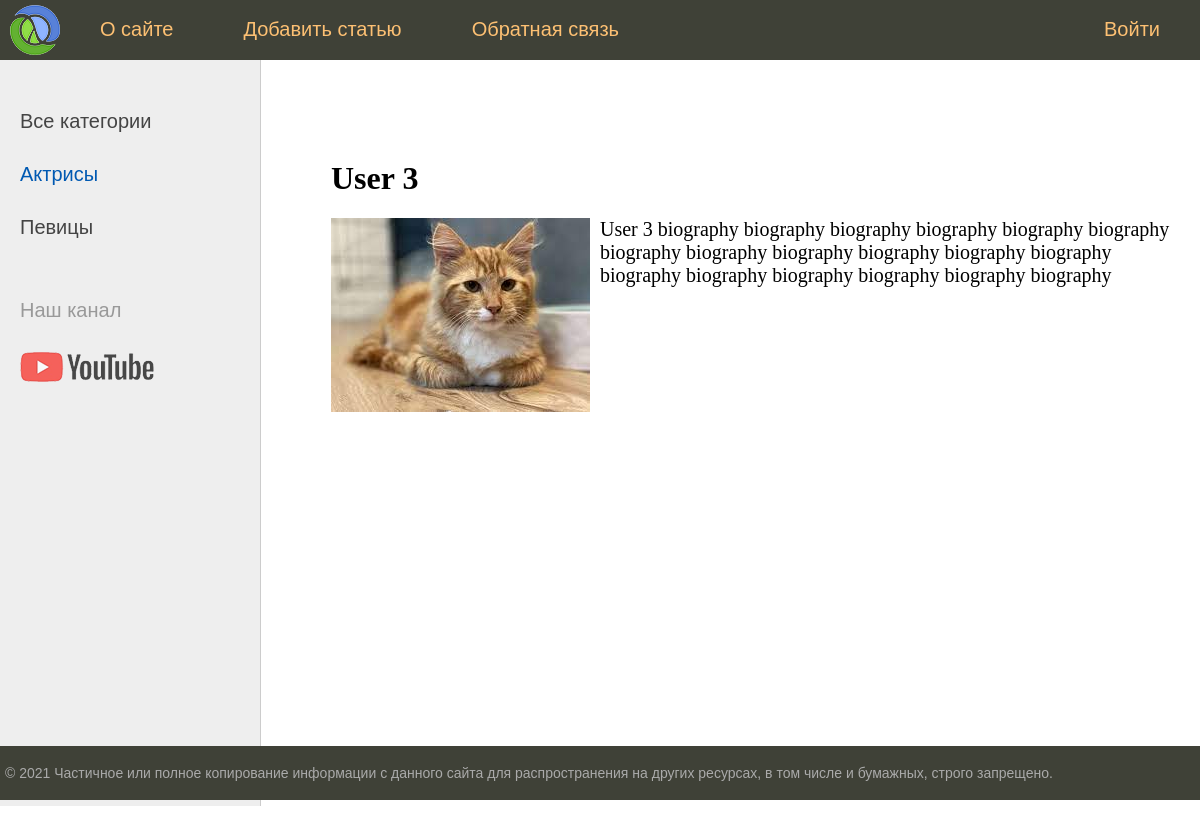
The app's page /post/user-3/ with its own data.
### women/models.py (models this page shows, shortened)
class Category(models.Model):
    name = models.CharField(max_length=100, db_index=True, verbose_name='Название категории')
    slug = models.SlugField(max_length=255, unique=True, db_index=True, verbose_name='URL')
    def __str__(self):
        return self.name
    def get_absolute_url(self):
        return reverse('category', kwargs={'cat_slug': self.slug})
    class Meta:
        verbose_name = 'Категории'
        verbose_name_plural = 'Категории'
        ordering = ['id']

class Women(models.Model):
    title = models.CharField(max_length=255, verbose_name='Заголовок')
    slug = models.SlugField(max_length=255, unique=True, db_index=True, verbose_name='URL')
    content = models.TextField(blank=True, verbose_name='Текст статьи')
    photo = models.ImageField(upload_to="photos/%Y/%m/%d", verbose_name='Фото')
    time_create = models.DateTimeField(auto_now_add=True, verbose_name='Время создания')
    time_update = models.DateTimeField(auto_now=True, verbose_name='Время изменения')
    is_published = models.BooleanField(default=True, verbose_name='Публикация')
    cat = models.ForeignKey('Category', on_delete=models.PROTECT, verbose_name='Категория')
    def __str__(self):
        return self.title
    class Meta:
        verbose_name = 'Известные юзеры'
        verbose_name_plural = 'Известные юзеры'
        ordering = ['time_create', 'title']

### women/views.py (the view)
# urls.py: path('post/<slug:post_slug>/', ShowPost.as_view(), name='post'),  # http://127.0.0.1:8000/post/post_id
class ShowPost(DetailView):
    model = Women
    template_name = 'women/post.html'
    context_object_name = 'post'
    slug_url_kwarg = 'post_slug'
    def get_context_data(self, *, object_list=None, **kwargs):
        context = super().get_context_data(**kwargs)
        context['menu'] = menu
        context['title'] = context['post']
        context['cat_selected'] = context['post'].cat_id
        return context

### women/templatetags/women_tags.py (called while the page is built)
@register.simple_tag(name='getcats')
def get_categories(filter=None):
    if not filter:
        return Category.objects.all()
    else:
        return Category.objects.filter(pk=filter)

@register.inclusion_tag('women/list_categories.html')
def show_categories(sort=None, cat_selected=0):
    if not sort:
        cats = Category.objects.all()
    else:
        cats = Category.objects.order_by(sort)
    return {'cats': cats, 'cat_selected': cat_selected}

### women/templates/women/post.html
{% extends 'women/base.html' %}
{% block content %}
<h1>{{ post.title }}</h1>
{% if post.photo %}
<p><img class="img-article-left" src="{{ post.photo.url }}"></p>
{% endif %}
{{ post.content|linebreaks }}
{% endblock %}

### women/templates/women/list_categories.html
{% for c in cats %}
{% if c.pk == cat_selected %}
<li class="selected">{{ c.name }}</li>
{% else %}
<li><a href="{{ c.get_absolute_url }}">{{ c.name }}</a></li>
{% endif %}
{% endfor %}

### women/static/women/css/styles.css (style rules this page uses)
html, body { font-family: 'Arial'; margin: 0; padding: 0; height: 100%; width: 100%; color: #444; }
a { color: #0059b2; text-decoration: none; }
img { max-width: 600px; height: auto; }
img.img-article-left { max-width: 300px; height: auto; float: left; padding: 0 10px 10px 0; }
.left-chapters ul li { margin: 30px 0 0 0; color: #999; }
.left-chapters ul li.selected { color: #0059b2; }
.left-chapters ul li a { color: #444; text-decoration: none; }
.content-text h1 { font-size: 32px; }

### records on screen
Category: name "Актрисы"
Category: name "Певицы"
Women: title "User 3", photo (picture), content "User 3 biography biography biography biography biography biography biography biography biography biography biography biography biography biography biography biography biography biography"

### other values on screen
{{ m.title }} "О сайте" "Добавить статью" "Обратная связь"
{{ m.title }} "Войти"
